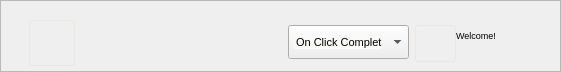
      <widget class="QFrame" name="top_frame_logged_out">
       <property name="geometry">
        <rect>
         <x>102</x>
         <y>0</y>
         <width>561</width>
         <height>72</height>
        </rect>
       </property>
       <property name="minimumSize">
        <size>
         <width>0</width>
         <height>0</height>
        </size>
       </property>
       <property name="styleSheet">
        <string notr="true"/>
       </property>
       <property name="frameShape">
        <enum>QFrame::StyledPanel</enum>
       </property>
       <property name="frameShadow">
        <enum>QFrame::Raised</enum>
       </property>
       <widget class="QPushButton" name="navigate_button_3">
        <property name="geometry">
         <rect>
          <x>29</x>
          <y>20</y>
          <width>46</width>
          <height>46</height>
         </rect>
        </property>
        <property name="minimumSize">
         <size>
          <width>45</width>
          <height>45</height>
         </size>
        </property>
        <property name="maximumSize">
         <size>
          <width>132131</width>
          <height>1231231</height>
         </size>
        </property>
        <property name="toolTip">
         <string>&lt;p style='white-space:pre'&gt;Help section&lt;/p&gt;</string>
        </property>
        <property name="styleSheet">
         <string notr="true">QPushButton{
border-radius: 3px;
border: 1px solid;
border-color:  rgb(239, 229, 220);
}

QToolTip {
background-color: #e0e0e0;
border: none; }
</string>
        </property>
        <property name="text">
         <string/>
        </property>
        <property name="icon">
         <iconset>
          <normaloff>../../.designer/backup/images/Hambuger.png</normaloff>../../.designer/backup/images/Hambuger.png</iconset>
        </property>
        <property name="iconSize">
         <size>
          <width>30</width>
          <height>30</height>
         </size>
        </property>
       </widget>
       <widget class="QComboBox" name="complete_combobox_3">
        <property name="geometry">
         <rect>
          <x>288</x>
          <y>25</y>
          <width>121</width>
          <height>34</height>
         </rect>
        </property>
        <property name="minimumSize">
         <size>
          <width>0</width>
          <height>0</height>
         </size>
        </property>
        <property name="maximumSize">
         <size>
          <width>341231</width>
          <height>1231313</height>
         </size>
        </property>
        <property name="font">
         <font>
          <pointsize>9</pointsize>
         </font>
        </property>
        <property name="styleSheet">
         <string notr="true"/>
        </property>
        <property name="editable">
         <bool>false</bool>
        </property>
        <property name="currentText">
         <string/>
        </property>
        <property name="currentIndex">
         <number>-1</number>
        </property>
        <property name="maxVisibleItems">
         <number>10</number>
        </property>
       </widget>
       <widget class="QPushButton" name="profile_button_3">
        <property name="geometry">
         <rect>
          <x>415</x>
          <y>25</y>
          <width>41</width>
          <height>37</height>
         </rect>
        </property>
        <property name="font">
         <font>
          <pointsize>9</pointsize>
         </font>
        </property>
        <property name="toolTip">
         <string/>
        </property>
        <property name="styleSheet">
         <string notr="true">QPushButton{
border-radius: 3px;
border: 1px solid;
border-color:  rgb(239, 229, 220);
}
</string>
        </property>
        <property name="text">
         <string/>
        </property>
        <property name="icon">
         <iconset>
          <normaloff>../../.designer/backup/images/liliajohn.png</normaloff>../../.designer/backup/images/liliajohn.png</iconset>
        </property>
        <property name="iconSize">
         <size>
          <width>35</width>
          <height>35</height>
         </size>
        </property>
       </widget>
       <widget class="QLabel" name="on_click_label_3">
        <property name="geometry">
         <rect>
          <x>293</x>
          <y>36</y>
          <width>89</width>
          <height>13</height>
         </rect>
        </property>
        <property name="font">
         <font>
          <pointsize>8</pointsize>
         </font>
        </property>
        <property name="toolTip">
         <string>&lt;p style='white-space:pre'&gt;Choose what happens after clicking completes&lt;/p&gt;</string>
        </property>
        <property name="styleSheet">
         <string notr="true">QLabel { background-color: rgb(249, 249, 245);

border: none; }

QToolTip {
background-color: #e0e0e0;
border: none; }</string>
        </property>
        <property name="text">
         <string> On Click Complete</string>
        </property>
       </widget>
       <widget class="QLabel" name="label_26">
        <property name="geometry">
         <rect>
          <x>456</x>
          <y>28</y>
          <width>76</width>
          <height>14</height>
         </rect>
        </property>
        <property name="font">
         <font>
          <pointsize>7</pointsize>
         </font>
        </property>
        <property name="text">
         <string>Welcome!</string>
        </property>
       </widget>
      </widget>
